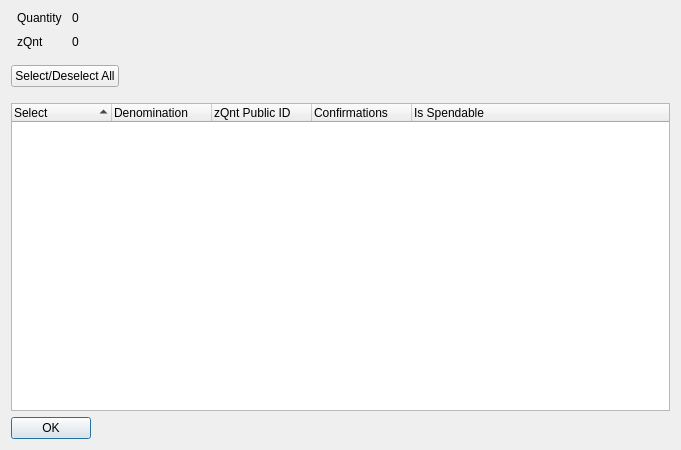
<?xml version="1.0" encoding="UTF-8"?>
<ui version="4.0">
 <class>ZQntControlDialog</class>
 <widget class="QDialog" name="ZQntControlDialog">
  <property name="geometry">
   <rect>
    <x>0</x>
    <y>0</y>
    <width>681</width>
    <height>450</height>
   </rect>
  </property>
  <property name="minimumSize">
   <size>
    <width>681</width>
    <height>450</height>
   </size>
  </property>
  <property name="windowTitle">
   <string>Select zQnt to Spend</string>
  </property>
  <layout class="QVBoxLayout" name="verticalLayout" stretch="0,0,0,0">
   <item>
    <layout class="QHBoxLayout" name="horizontalLayout" stretch="0,0">
     <property name="spacing">
      <number>-1</number>
     </property>
     <property name="bottomMargin">
      <number>10</number>
     </property>
     <item>
      <layout class="QFormLayout" name="formLayout">
       <property name="horizontalSpacing">
        <number>10</number>
       </property>
       <property name="verticalSpacing">
        <number>10</number>
       </property>
       <property name="leftMargin">
        <number>6</number>
       </property>
       <property name="rightMargin">
        <number>6</number>
       </property>
       <item row="0" column="0">
        <widget class="QLabel" name="labelQuantity">
         <property name="text">
          <string>Quantity</string>
         </property>
        </widget>
       </item>
       <item row="0" column="1">
        <widget class="QLabel" name="labelQuantity_int">
         <property name="text">
          <string>0</string>
         </property>
        </widget>
       </item>
       <item row="1" column="0">
        <widget class="QLabel" name="labelZQnt">
         <property name="text">
          <string>zQnt</string>
         </property>
        </widget>
       </item>
       <item row="1" column="1">
        <widget class="QLabel" name="labelZQnt_int">
         <property name="text">
          <string>0</string>
         </property>
        </widget>
       </item>
      </layout>
     </item>
     <item>
      <spacer name="horizontalSpacer_2">
       <property name="orientation">
        <enum>Qt::Horizontal</enum>
       </property>
       <property name="sizeHint" stdset="0">
        <size>
         <width>40</width>
         <height>20</height>
        </size>
       </property>
      </spacer>
     </item>
    </layout>
   </item>
   <item>
    <layout class="QHBoxLayout" name="horizontalLayout3" stretch="0,0">
     <property name="spacing">
      <number>14</number>
     </property>
     <property name="bottomMargin">
      <number>10</number>
     </property>
     <item>
      <widget class="QPushButton" name="pushButtonAll">
       <property name="text">
        <string>Select/Deselect All</string>
       </property>
      </widget>
     </item>
     <item>
      <spacer name="horizontalSpacer">
       <property name="orientation">
        <enum>Qt::Horizontal</enum>
       </property>
       <property name="sizeHint" stdset="0">
        <size>
         <width>40</width>
         <height>20</height>
        </size>
       </property>
      </spacer>
     </item>
    </layout>
   </item>
   <item>
    <widget class="QTreeWidget" name="treeWidget">
     <property name="sizePolicy">
      <sizepolicy hsizetype="Expanding" vsizetype="Expanding">
       <horstretch>0</horstretch>
       <verstretch>0</verstretch>
      </sizepolicy>
     </property>
     <property name="minimumSize">
      <size>
       <width>0</width>
       <height>250</height>
      </size>
     </property>
     <property name="alternatingRowColors">
      <bool>true</bool>
     </property>
     <property name="sortingEnabled">
      <bool>true</bool>
     </property>
     <property name="columnCount">
      <number>5</number>
     </property>
     <attribute name="headerDefaultSectionSize">
      <number>100</number>
     </attribute>
     <column>
      <property name="text">
       <string notr="true">Select</string>
      </property>
     </column>
     <column>
      <property name="text">
       <string notr="true">Denomination</string>
      </property>
     </column>
     <column>
      <property name="text">
       <string notr="true">zQnt Public ID</string>
      </property>
     </column>
     <column>
      <property name="text">
       <string notr="true">Confirmations</string>
      </property>
     </column>
     <column>
      <property name="text">
       <string>Is Spendable</string>
      </property>
     </column>
    </widget>
   </item>
   <item>
    <widget class="QDialogButtonBox" name="buttonBox">
     <property name="sizePolicy">
      <sizepolicy hsizetype="Maximum" vsizetype="Fixed">
       <horstretch>0</horstretch>
       <verstretch>0</verstretch>
      </sizepolicy>
     </property>
     <property name="orientation">
      <enum>Qt::Horizontal</enum>
     </property>
     <property name="standardButtons">
      <set>QDialogButtonBox::Ok</set>
     </property>
    </widget>
   </item>
  </layout>
 </widget>
 <resources/>
 <connections>
  <connection>
   <sender>buttonBox</sender>
   <signal>accepted()</signal>
   <receiver>ZQntControlDialog</receiver>
   <slot>accept()</slot>
   <hints>
    <hint type="sourcelabel">
     <x>248</x>
     <y>254</y>
    </hint>
    <hint type="destinationlabel">
     <x>157</x>
     <y>274</y>
    </hint>
   </hints>
  </connection>
  <connection>
   <sender>buttonBox</sender>
   <signal>rejected()</signal>
   <receiver>ZQntControlDialog</receiver>
   <slot>reject()</slot>
   <hints>
    <hint type="sourcelabel">
     <x>316</x>
     <y>260</y>
    </hint>
    <hint type="destinationlabel">
     <x>286</x>
     <y>274</y>
    </hint>
   </hints>
  </connection>
 </connections>
</ui>
